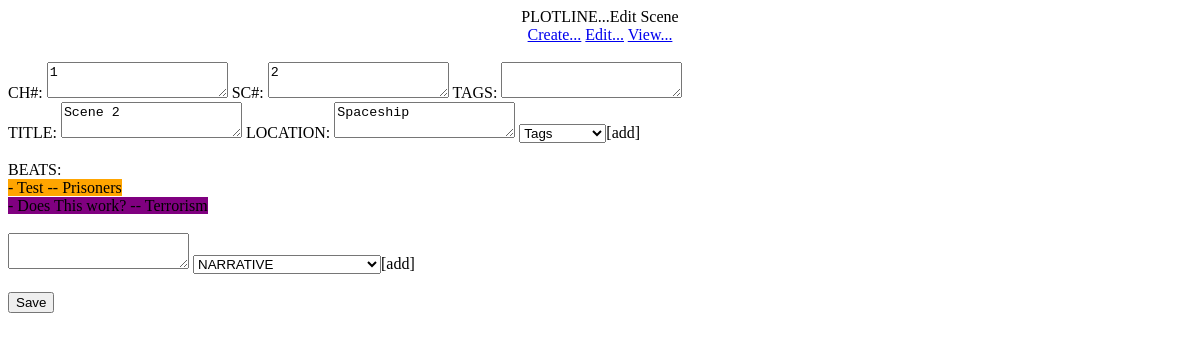
/editscene/89, run on an earlier commit of the app's database.
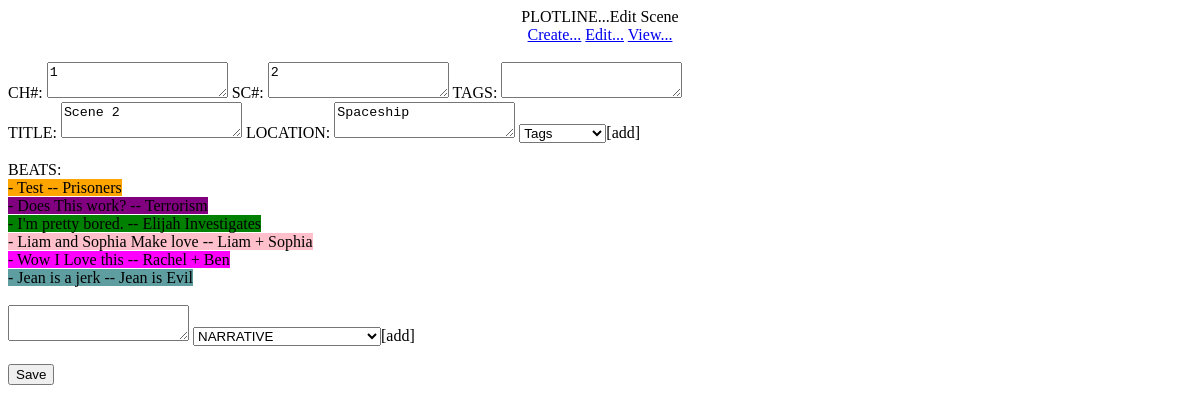
And on a later commit of the database.
### tables this page shows
CREATE TABLE "MAIN" (
	"KEY"	INTEGER UNIQUE,
	"CHAPTER"	INTEGER,
	"SCENE"	INTEGER,
	"TITLE"	TEXT UNIQUE,
	"LOCATION"	TEXT,
	"TAGS"	TEXT,
	PRIMARY KEY("KEY" AUTOINCREMENT)
);

CREATE TABLE "SCENE" (
	"KEY"	INTEGER,
	"NARRATIVE"	TEXT,
	"scene75"	TEXT,
	"scene76"	TEXT,
	"scene77"	TEXT,
	"scene78"	TEXT,
	"scene79"	TEXT,
	"scene80"	TEXT,
	"scene81"	TEXT,
	"scene82"	TEXT,
	"scene83"	TEXT,
	"scene84"	TEXT,
	"scene85"	TEXT
, scene86 TEXT, scene87 TEXT, scene88 TEXT, scene89 TEXT, scene90 TEXT, scene91 TEXT);

### plotline.py (the view)
@app.route('/editscene/<KEY>')
def editscene(KEY):
	key = str(KEY)
	scenenumber = 'scene' + str(KEY)
	import sqlite3
	connection = sqlite3.connect('projdbs/' + database)
	connection.row_factory = sqlite3.Row
	cursor = connection.cursor()
	cursor.execute("SELECT * FROM MAIN WHERE KEY = ?", (key,))
	rows = cursor.fetchall()
	cursor.execute('SELECT * FROM SCENE WHERE ? != "NULL"', (scenenumber,))
	beat = cursor.fetchall()
	return render_template('editscene.html', rows=rows, key=key, beat=beat,\
	 scenenumber=scenenumber)

### templates/editscene.html (shortened to what this page needs)
<!DOCTYPE html PUBLIC "-//W3C//DTD HTML 4.01//EN" "http://www.w3.org/TR/html4/strict.dtd">
<html><head>
</head><body>
<div style="text-align: center;">PLOTLINE...Edit Scene<br>
   <a href="\createscene">Create...</a>
  <a href="\editscene">Edit...</a>
  <a href="\viewoutline">View...</a>
  <br>
  <br>
<div style="text-align: left;">
{% for row in rows %}
<form action="/updatescene/{{key}}" method="post">
  CH#: <textarea input name="CHAPTER">{{row['CHAPTER']}} </textarea>
  SC#: <textarea input name="SCENE">{{row['SCENE']}} </textarea>
  TAGS: <textarea input name="TAGS">{{row['TAGS']}} </textarea>
  <br>
  TITLE: <textarea input name="TITLE">{{row['TITLE']}} </textarea>
  LOCATION: <textarea input name='LOCATION'>{{row['LOCATION']}} </textarea>
  <select name="ADDTAGS" id="ADDTAGS">
  <option value="Tags">Tags</option>
  </select>[add]<br>
  <br>
  BEATS:
  <br>
  {% for row in beat %}
  {% if row[scenenumber] is not none %}
  {% if row['NARRATIVE'] == 'Prisoners' %}
  {% set color = 'orange' %}
  {% elif row['NARRATIVE'] == 'Terrorism' %}
  {% set color = 'purple' %}
  {% elif row['NARRATIVE'] == 'Liam + Sophia' %}
  {% set color = 'pink' %}
  {% elif row['NARRATIVE'] == 'Emma is a spy' %}
  {% set color = 'gray' %}
  {% elif row['NARRATIVE'] == 'Jean is Evil' %}
  {% set color = 'cadetblue' %}
  {% elif row['NARRATIVE'] == 'Elijah Investigates' %}
  {% set color = 'green' %}
  {% elif row['NARRATIVE'] == 'Emma is Dead' %}
  {% set color = 'silver' %}
  {% elif row['NARRATIVE'] == 'Rachel + Ben' %}
  {% set color = 'fuchsia' %}
  {% elif row['NARRATIVE'] == 'Ben + Sophia' %}
  {% set color = 'maroon' %}
  {% elif row['NARRATIVE'] == 'Rachel needs Bens Help' %}
  {% set color = 'lime' %}
  {% elif row['NARRATIVE'] == 'Sophia Investigates Repairs' %}
  {% set color = 'olive' %}
  {% elif row['NARRATIVE'] == 'Liam Investigates Terrorism' %}
  {% set color = 'yellow' %}
  {% elif row['NARRATIVE'] == 'Jean + Sophia' %}
  {% set color = 'navy' %}
  {% elif row['NARRATIVE'] == 'Emma + Jean' %}
  {% set color = 'teal' %}
  {% elif row['NARRATIVE'] == 'The ONHR' %}
  {% set color = 'aqua' %}
  {% elif row['NARRATIVE'] == 'Special' %}
  {% set color = 'red' %}
  {% endif %}
  <span style="background-color: {{ color }};"> - {{row[scenenumber]}} -- {{row['NARRATIVE']}}</span><br>
  {% endif %}
  {% endfor %}
  <br>
  <textarea input name="BEATS"></textarea>
  <select name="NARRATIVE" id="NARRATIVE">
  <option value="">NARRATIVE</option>
  </select>[add]<br>
  <br>
   <input name="form" value="Save" type="submit">
</form>
{% endfor %}
</div>
</div>
</body></html>

What changed in the data, as far as the page shows it:
added SCENE: scene89 "I'm pretty bored.", NARRATIVE "Elijah Investigates"
added SCENE: scene89 "Liam and Sophia Make love", NARRATIVE "Liam + Sophia"
added SCENE: scene89 "Wow I Love this", NARRATIVE "Rachel + Ben"
added SCENE: scene89 "Jean is a jerk", NARRATIVE "Jean is Evil"
